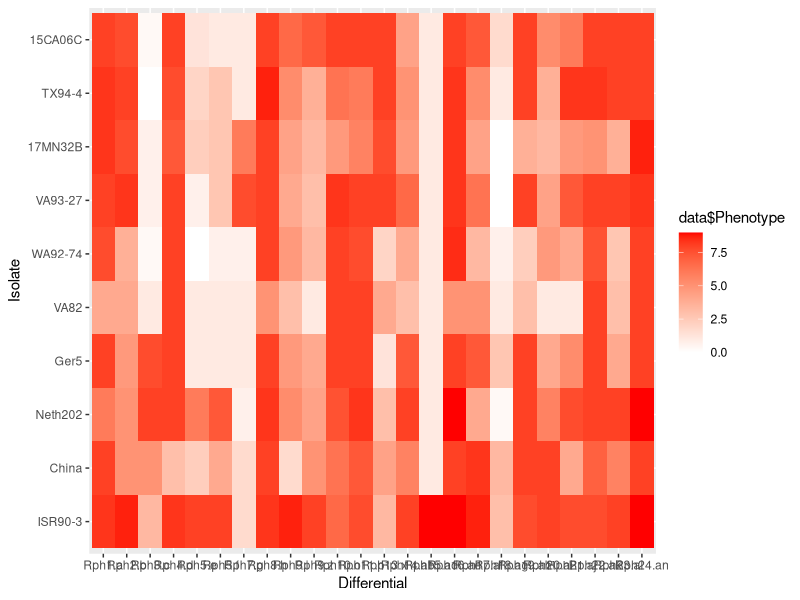

Write R code to recreate this figure.
library(ggplot2)
library(dplyr)
library(forcats)
data<-read.table("phenotype.txt", header=TRUE)
postscript("phenotype.eps", width=6, height=6, horizontal = FALSE,
           onefile = FALSE, paper = "special")
p <- data %>% mutate(Isolate = fct_relevel(Isolate, "ISR90-3", "China", "Neth202", "Ger5", "VA82", "WA92-74", "VA93-27", "17MN32B", "TX94-4", "15CA06C")) %>% mutate(Differential = fct_relevel(Differential, "Rph1.a", "Rph2.b", "Rph3.c", "Rph4.d", "Rph5.e", "Rph5.f", "Rph7.g", "Rph8.h", "Rph9.i", "Rph9.z", "Rph10.o", "Rph11.p", "Rph13.x", "Rph14.ab", "Rph15.ad")) %>% ggplot( aes(x=Differential, y=Isolate, fill=data$Phenotype)) + geom_tile() + scale_fill_gradient(low="white", high="red")
p
dev.off()
